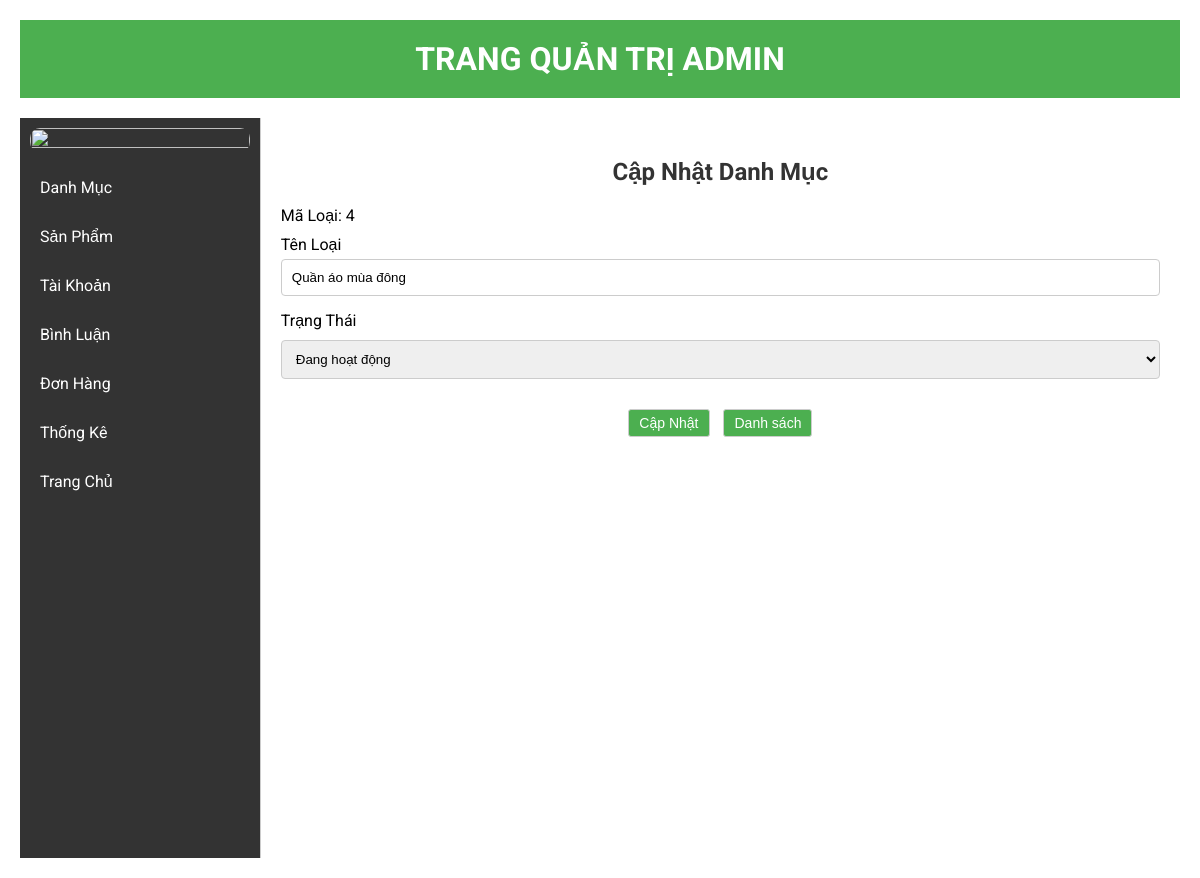
/admin/index.php?act=suadm&id=4, run on the app's committed database.
### tables this page shows
CREATE TABLE `danhmuc` (
  `id_dm` int(10) NOT NULL,
  `ten_dm` varchar(50) NOT NULL,
  `trangthai` varchar(50) NOT NULL DEFAULT '0'
);

### model/pdo.php (called while the page is built, shortened)
<?php
function pdo_get_connection() {
    $dburl = "mysql:host=localhost;dbname=da1;charset=utf8";
    $username = 'root';
    $password = '';
    $conn = new PDO($dburl, $username, $password);
    $conn->setAttribute(PDO::ATTR_ERRMODE, PDO::ERRMODE_EXCEPTION);
    return $conn;
}
function pdo_query_one($sql, $sql_args = array()) {
    try {
        $conn = pdo_get_connection();
        $stmt = $conn->prepare($sql);
        $stmt->execute($sql_args);
        $row = $stmt->fetch(PDO::FETCH_ASSOC);
        return $row;
    } catch (PDOException $e) {
        throw $e;
    } finally {
        unset($conn);
    }
}
?>

### model/danhmuc.php (called while the page is built, shortened)
<?php
function loadone_danhmuc($id)
{
    $sql = "SELECT * FROM danhmuc WHERE id_dm = :id";
    $dm = pdo_query_one($sql, array(':id' => $id));
    return $dm;
}

### admin/danhmuc/update.php (the view, shortened to what this page needs)
<div class="row box">
    <div class="boxtrai">
        <div class="loai logoam tren">
            <img src="../upload/images (1).png" width="100%" height="100%" alt="">
        </div>
        <div class="loai hieuung">
            <ul>
                <li><a href="?act=adddm">Danh Mục</a></li>
                <li><a href="?act=addsp">Sản Phẩm</a></li>
                <li><a href="?act=taikhoan">Tài Khoản</a></li>
                <li><a href="?act=dsbl">Bình Luận</a></li>
                <li><a href="?act=donhang">Đơn Hàng</a></li>
                <li><a href="index.php?act=thongke">Thống Kê</a></li>
                <li><a href="../index.php">Trang Chủ</a></li>
            </ul>
        </div>
    </div>
    <div class="boxphai">
        <div class="tieudeb">
            <h2>Cập Nhật Danh Mục</h2>
        </div>
        <div class="bang">
            <form name="myForm" action="index.php?act=suadm" method="post">
                <div class="maloai">
                    Mã Loại: <?php echo $danhmuc['id_dm']; ?>
                </div>
                <div class="maloai">
                    Tên Loại<br>
                    <input type="text" name="tenloai" class="tenloai" value="<?php echo $danhmuc['ten_dm']; ?>">
                </div>
                <div class="maloai">
                    Trạng Thái<br>
                    <select name="trangthai">
                        <option value="0" <?php if ($danhmuc['trangthai'] == '0') echo 'selected'; ?>>Đang hoạt động</option>
                    </select>
                </div>
                <div class="nut">
                    <input type="submit" name="capnhat" value="Cập Nhật">
                    <a href="index.php?act=listdm"><input type="button" value="Danh sách"></a>
                </div>
            </form>
        </div>
    </div>
</div>

### css/admin.css (style rules this page uses)
body { font-family: "Roboto", sans-serif; margin: 0; padding: 0; background-color: #f4f4f4; }
.box { display: flex; flex-direction: row; margin-top: 20px; }
.boxtrai { width: 20%; padding: 10px; background-color: #333; color: #fff; min-height: calc(100vh - 80px); }
.boxphai { width: 80%; padding: 20px; background-color: #fff; border-left: 1px solid #ccc; }
.logoam img { display: block; margin: auto; border-radius: 10px; }
.hieuung ul { list-style-type: none; padding: 0; }
.hieuung li { margin: 10px 0; }
.hieuung a { text-decoration: none; color: #fff; display: block; padding: 10px; transition: background-color 0.3s; }
.tieudeb h2 { text-align: center; color: #333; }
.bang, .bangl { margin: auto; }
.bang input { padding: 10px; margin: 10px 0; border: 1px solid #ccc; border-radius: 4px; }
.bang textarea, .bang select { width: 100%; padding: 10px; margin: 10px 0; border: 1px solid #ccc; border-radius: 4px; }
.nut { text-align: center; }
.nut input[type="submit"], .nut input[type="button"] { padding: 5px 10px; margin: 10px 5px; font-size: 14px; border: 1px solid #ccc; border-radius: 3px; background-color: #4caf50; color: white; cursor: pointer; transition: background-color 0.3s; }
.nut input[type="button"] { padding: 5px 10px; margin: 10px 5px; font-size: 14px; border: 1px solid #ccc; border-radius: 3px; background-color: #4caf50; color: white; cursor: pointer; transition: background-color 0.3s; }
.maloai { width: 100%; margin-bottom: 10px; align-items: center; }
.maloai input[type="text"], .maloai input[type="number"], .maloai textarea, .maloai input[type="file"] { flex: 2; padding: 10px; border: 1px solid #ccc; border-radius: 4px; box-sizing: border-box; width: 100%; }
.maloai input.tenloai { width: 100%; padding: 10px; margin: 5px 0; box-sizing: border-box; border: 1px solid #ccc; border-radius: 4px; }
img { display: block; margin: auto; border-radius: 10px; }

### data on the page
danhmuc: id_dm "4", tenloai "Quần áo mùa đông", trangthai "Đang hoạt động"
